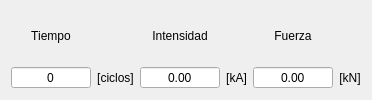
               <widget class="QWidget" name="tab_5">
                <attribute name="title">
                 <string>Parametros</string>
                </attribute>
                <layout class="QGridLayout" name="gridLayout_15">
                 <item row="0" column="0">
                  <widget class="QLabel" name="label_48">
                   <property name="text">
                    <string>Tiempo</string>
                   </property>
                   <property name="alignment">
                    <set>Qt::AlignCenter</set>
                   </property>
                  </widget>
                 </item>
                 <item row="0" column="2">
                  <widget class="QLabel" name="label_49">
                   <property name="text">
                    <string>Intensidad</string>
                   </property>
                   <property name="alignment">
                    <set>Qt::AlignCenter</set>
                   </property>
                  </widget>
                 </item>
                 <item row="0" column="4">
                  <widget class="QLabel" name="label_50">
                   <property name="text">
                    <string>Fuerza</string>
                   </property>
                   <property name="alignment">
                    <set>Qt::AlignCenter</set>
                   </property>
                  </widget>
                 </item>
                 <item row="1" column="0">
                  <widget class="QSpinBox" name="caja_116">
                   <property name="minimumSize">
                    <size>
                     <width>80</width>
                     <height>0</height>
                    </size>
                   </property>
                   <property name="alignment">
                    <set>Qt::AlignCenter</set>
                   </property>
                   <property name="readOnly">
                    <bool>true</bool>
                   </property>
                   <property name="buttonSymbols">
                    <enum>QAbstractSpinBox::NoButtons</enum>
                   </property>
                  </widget>
                 </item>
                 <item row="1" column="2">
                  <widget class="QDoubleSpinBox" name="caja_117">
                   <property name="minimumSize">
                    <size>
                     <width>80</width>
                     <height>0</height>
                    </size>
                   </property>
                   <property name="alignment">
                    <set>Qt::AlignCenter</set>
                   </property>
                   <property name="readOnly">
                    <bool>true</bool>
                   </property>
                   <property name="buttonSymbols">
                    <enum>QAbstractSpinBox::NoButtons</enum>
                   </property>
                  </widget>
                 </item>
                 <item row="1" column="4">
                  <widget class="QDoubleSpinBox" name="caja_118">
                   <property name="minimumSize">
                    <size>
                     <width>80</width>
                     <height>0</height>
                    </size>
                   </property>
                   <property name="alignment">
                    <set>Qt::AlignCenter</set>
                   </property>
                   <property name="readOnly">
                    <bool>true</bool>
                   </property>
                   <property name="buttonSymbols">
                    <enum>QAbstractSpinBox::NoButtons</enum>
                   </property>
                  </widget>
                 </item>
                 <item row="1" column="1">
                  <widget class="QLabel" name="label_51">
                   <property name="text">
                    <string>[ciclos]</string>
                   </property>
                   <property name="alignment">
                    <set>Qt::AlignCenter</set>
                   </property>
                  </widget>
                 </item>
                 <item row="1" column="3">
                  <widget class="QLabel" name="label_52">
                   <property name="text">
                    <string>[kA]</string>
                   </property>
                   <property name="alignment">
                    <set>Qt::AlignCenter</set>
                   </property>
                  </widget>
                 </item>
                 <item row="1" column="5">
                  <widget class="QLabel" name="label_53">
                   <property name="text">
                    <string>[kN]</string>
                   </property>
                   <property name="alignment">
                    <set>Qt::AlignCenter</set>
                   </property>
                  </widget>
                 </item>
                </layout>
               </widget>
